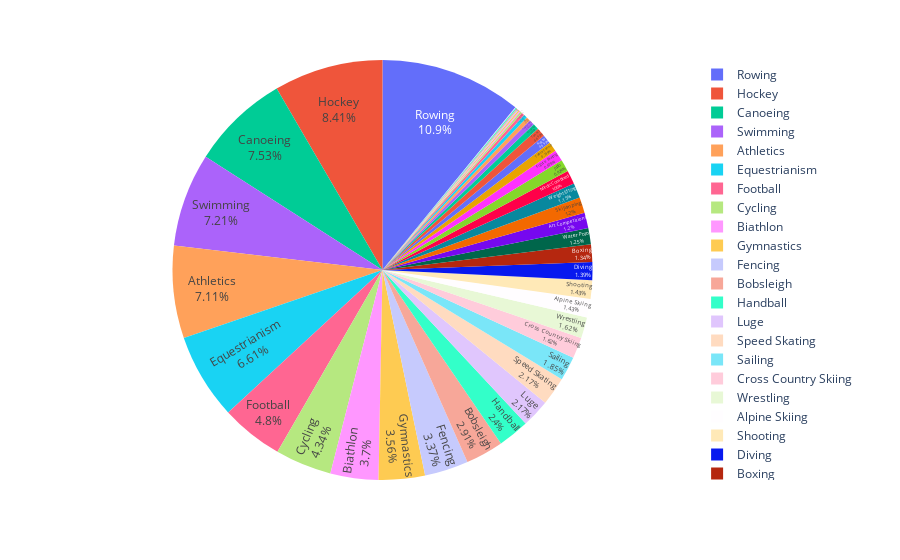

This figure's notebook cell:
### Code cell
figgerm = px.pie(sportsMGer, values="totalmedlas", names="Sport")
figgerm.update_traces(textposition ="inside", textinfo = "percent+label")
figgerm.show()

### Figure 1 — Plotly figure (JSON) as saved in the notebook; plotly's stock layout.template omitted (floating-point values rounded to 4 significant figures)
{"data": [{"domain": {"x": [0, 1], "y": [0, 1]}, "hovertemplate": "Sport=%{label}<br>totalmedlas=%{value}<extra></extra>", "labels": ["Alpine Skiing", "Alpinism", "Archery", "Art Competitions", "Athletics", "Badminton", "Basketball", "Beach Volleyball", "Biathlon", "Bobsleigh", "Boxing", "Canoeing", "Cross Country Skiing", "Curling", "Cycling", "Diving", "Equestrianism", "Fencing", "Figure Skating", "Football", "Freestyle Skiing", "Golf", "Gymnastics", "Handball", "Hockey", "Ice Hockey", "Judo", "Luge", "Modern Pentathlon", "Nordic Combined", "Polo", "Rhythmic Gymnastics", "Rowing", "Rugby", "Sailing", "Shooting", "Short Track Speed Skating", "Skeleton", "Ski Jumping", "Snowboarding", "Speed Skating", "Swimming", "Synchronized Swimming", "Table Tennis", "Taekwondo", "Tennis", "Trampolining", "Triathlon", "Tug-Of-War", "Volleyball", "Water Polo", "Weightlifting", "Wrestling"], "legendgroup": "", "name": "", "showlegend": true, "textinfo": "percent+label", "textposition": "inside", "type": "pie", "values": [31, 2, 7, 26, 154, 0, 0, 6, 80, 63, 29, 163, 35, 0, 94, 30, 143, 73, 19, 104, 1, 0, 77, 52, 182, 10, 20, 47, 3, 23, 0, 0, 236, 15, 40, 31, 0, 2, 26, 5, 47, 156, 0, 16, 2, 15, 2, 2, 9, 0, 27, 25, 35]}], "layout": {"legend": {"tracegroupgap": 0}, "margin": {"t": 60}}}
